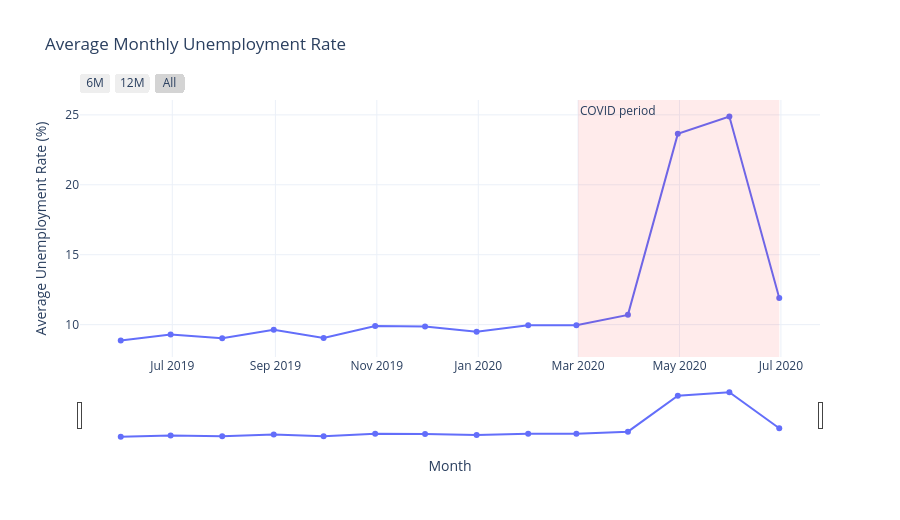

Notebook code cell kept with this figure:
### Markdown cell above
### Monthly Unemployment Trend

This line chart shows how the average unemployment rate changed over time.

### Code cell
monthly_trend = (
    df.groupby("Date", as_index=False)["Unemployment_Rate"]
      .mean()
      .sort_values("Date"))

fig = px.line(
    monthly_trend,
    x="Date",
    y="Unemployment_Rate",
    markers=True,
    title="Average Monthly Unemployment Rate",
    labels={"Date": "Month", "Unemployment_Rate": "Average Unemployment Rate (%)"},
    template="plotly_white")

fig.add_vrect(
    x0=pd.Timestamp("2020-03-01"),
    x1=df["Date"].max(),
    fillcolor="red",
    opacity=0.08,
    line_width=0,
    annotation_text="COVID period",
    annotation_position="top left" )

fig.update_traces(hovertemplate="%{x|%b %Y}<br>Unemployment: %{y:.2f}%<extra></extra>")
fig.update_layout(
    height=520,
    hovermode="x unified",
    xaxis=dict(
        rangeslider=dict(visible=True),
        rangeselector=dict(buttons=[
            dict(count=6, label="6M", step="month", stepmode="backward"),
            dict(count=12, label="12M", step="month", stepmode="backward"),
            dict(step="all", label="All") ]) ) )
fig.show()

### Figure 1 — Plotly figure (JSON) as saved in the notebook; plotly's stock layout.template omitted (floating-point values rounded to 4 significant figures)
{"data": [{"hovertemplate": "%{x|%b %Y}<br>Unemployment: %{y:.2f}%<extra></extra>", "legendgroup": "", "line": {"color": "#636efa", "dash": "solid"}, "marker": {"symbol": "circle"}, "mode": "lines+markers", "name": "", "orientation": "v", "showlegend": false, "type": "scatter", "x": ["2019-05-31T00:00:00.000000", "2019-06-30T00:00:00.000000", "2019-07-31T00:00:00.000000", "2019-08-31T00:00:00.000000", "2019-09-30T00:00:00.000000", "2019-10-31T00:00:00.000000", "2019-11-30T00:00:00.000000", "2019-12-31T00:00:00.000000", "2020-01-31T00:00:00.000000", "2020-02-29T00:00:00.000000", "2020-03-31T00:00:00.000000", "2020-04-30T00:00:00.000000", "2020-05-31T00:00:00.000000", "2020-06-30T00:00:00.000000"], "xaxis": "x", "y": [8.874, 9.303, 9.034, 9.638, 9.052, 9.901, 9.868, 9.497, 9.951, 9.965, 10.7, 23.64, 24.88, 11.9], "yaxis": "y"}], "layout": {"annotations": [{"showarrow": false, "text": "COVID period", "x": "2020-03-01T00:00:00", "xanchor": "left", "xref": "x", "y": 1, "yanchor": "top", "yref": "y domain"}], "height": 520, "hovermode": "x unified", "legend": {"tracegroupgap": 0}, "shapes": [{"fillcolor": "red", "line": {"width": 0}, "opacity": 0.08, "type": "rect", "x0": "2020-03-01T00:00:00", "x1": "2020-06-30T00:00:00", "xref": "x", "y0": 0, "y1": 1, "yref": "y domain"}], "title": {"text": "Average Monthly Unemployment Rate"}, "xaxis": {"anchor": "y", "domain": [0, 1], "rangeselector": {"buttons": [{"count": 6, "label": "6M", "step": "month", "stepmode": "backward"}, {"count": 12, "label": "12M", "step": "month", "stepmode": "backward"}, {"label": "All", "step": "all"}]}, "rangeslider": {"visible": true}, "title": {"text": "Month"}}, "yaxis": {"anchor": "x", "domain": [0, 1], "title": {"text": "Average Unemployment Rate (%)"}}}}
